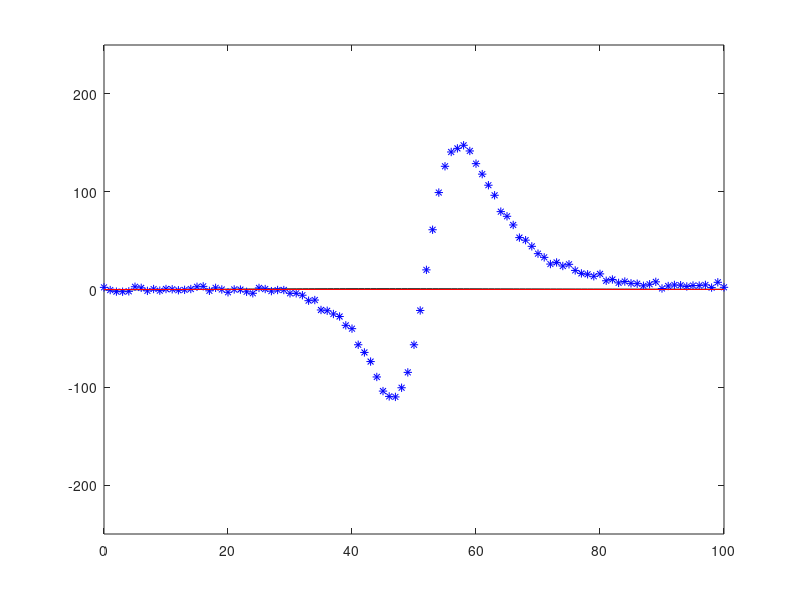

Write the MATLAB code that produced this figure.
clear
clc
d1=dlmread('fit.txt');

tam=size (d1)
np=tam(1,1)

d2(1,1)=0
d2(1,2)=0

d2(2,1)=100
d2(2,2)=0


%figure(1)


plot(d1(:,1),d1(:,2),'-k')
hold on
plot(d1(:,1),d1(:,3),'*b')
hold on
plot(d2(:,1),d2(:,2),'-r')

axis([0 100 -250 250])
